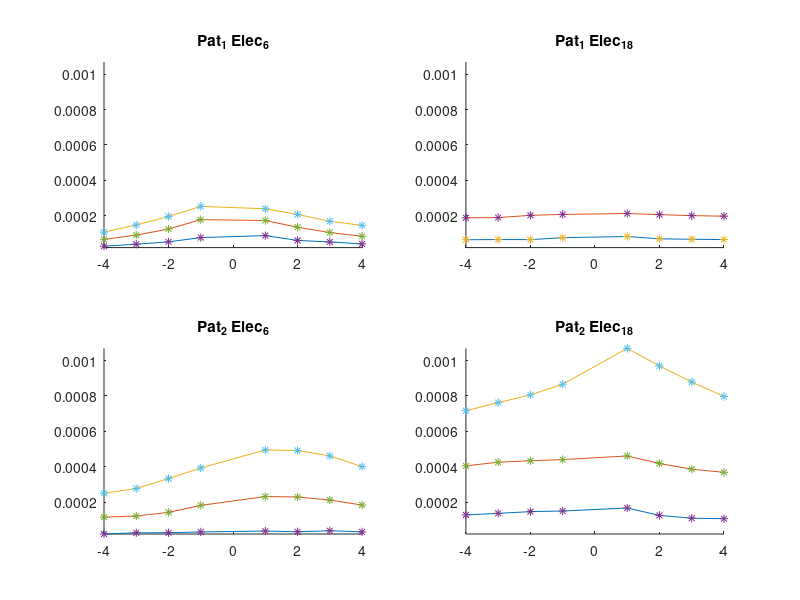
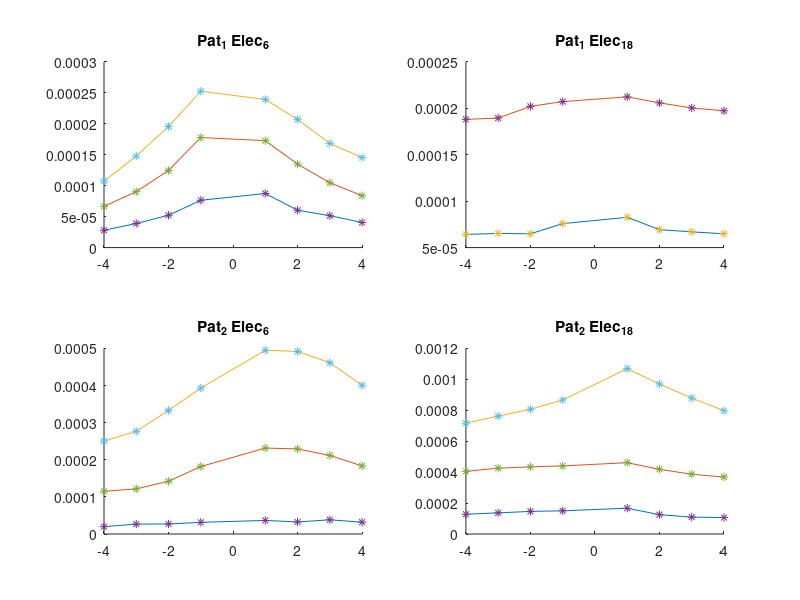

Source code (MATLAB) for these figures, in order:
close all


NRT_real_k_Rec_Elect = [4,      3,      2,      1,      -1,     -2,     -3,     -4];

%NRT elec 6 Patient 1
I_k_1_6 = [0.412654, 0.648135, 1.01799]*(-10^-3);            %CL=200; Conversion (10*(7/4))*100^(CL/255)
NRT_real_k_Amplitude_1_6 = [40.64,  51.57,  60.45,  87.43,  76.5,   52.25,  38.93,  28;   ...
                        83.88,  104.85, 134.9,  172.81, 177.94, 124.66, 90.5,   66.6; ...
                        145.49, 168.38, 207.31, 239.41, 252.73, 195.7,  147.88, 107.24]   *10^-6; %NRT ECAP Amplitude in V

%NRT elec 8 Patient 1
I_k_1_18 = [0.648135, 1.01799]*(-10^-3);            %CL=200; Conversion (10*(7/4))*100^(CL/255)
NRT_real_k_Amplitude_1_18 = [64.89,  66.94,  69.33,  82.65,  75.82,  64.89,  65.23,  64.21; ...
                        197.40, 200.48, 205.94, 212.43, 207.31, 202.18, 189.55, 188.18]   *10^-6; %NRT ECAP Amplitude in V
       

%NRT elec 6 Patient 2
I_k_2_6 = [0.412654, 0.648135, 1.01799]*(-10^-3);
NRT_real_k_Amplitude_2_6 = [31.76, 38.25, 32.45, 36.54, 31.42, 26.98, 26.64, 19.81; ...
                        183.4, 211.75, 229.16, 231.56, 181.69, 142.07, 121.58, 115.09; ...
                        400.61, 461.41, 491.8, 494.88, 393.1, 332.99, 276.64, 250.34]   *10^-6; 

%NRT elec 8 Patient 2
I_k_2_18 = [0.412654, 0.648135, 1.01799]*(-10^-3);
NRT_real_k_Amplitude_2_18 = [106.22, 109.29, 125, 166.67, 149.93, 146.17, 136.61, 127.73; ...
                        368.51, 386.27, 418.37, 461.06, 440.23, 434.08, 425.55, 405.05; ...
                        797.13, 878.76, 969.95, 1068.99, 866.46, 806.35, 762.3, 716.87]   *10^-6; 
                    
                    
yMax = max(max([NRT_real_k_Amplitude_1_6;NRT_real_k_Amplitude_1_18;NRT_real_k_Amplitude_2_6;NRT_real_k_Amplitude_2_18]));
yMin = min(min([NRT_real_k_Amplitude_1_6;NRT_real_k_Amplitude_1_18;NRT_real_k_Amplitude_2_6;NRT_real_k_Amplitude_2_18]));
                    
figure; subplot(2,2,1); hold on;
plot(NRT_real_k_Rec_Elect, NRT_real_k_Amplitude_1_6')
plot(NRT_real_k_Rec_Elect, NRT_real_k_Amplitude_1_6','*')  
title("Pat_1 Elec_6")
axis([-4,4,yMin,yMax])
subplot(2,2,2); hold on;
plot(NRT_real_k_Rec_Elect, NRT_real_k_Amplitude_1_18') 
plot(NRT_real_k_Rec_Elect, NRT_real_k_Amplitude_1_18','*')  
title("Pat_1 Elec_{18}")  
axis([-4,4,yMin,yMax])         
subplot(2,2,3); hold on;
plot(NRT_real_k_Rec_Elect, NRT_real_k_Amplitude_2_6') 
plot(NRT_real_k_Rec_Elect, NRT_real_k_Amplitude_2_6','*')    
title("Pat_2 Elec_6")   
axis([-4,4,yMin,yMax])      
subplot(2,2,4); hold on;
plot(NRT_real_k_Rec_Elect, NRT_real_k_Amplitude_2_18')
plot(NRT_real_k_Rec_Elect, NRT_real_k_Amplitude_2_18','*')
title("Pat_2 Elec_{18}")
axis([-4,4,yMin,yMax])

figure; subplot(2,2,1); hold on;
plot(NRT_real_k_Rec_Elect, NRT_real_k_Amplitude_1_6') 
plot(NRT_real_k_Rec_Elect, NRT_real_k_Amplitude_1_6','*')  
title("Pat_1 Elec_6")
subplot(2,2,2); hold on;
plot(NRT_real_k_Rec_Elect, NRT_real_k_Amplitude_1_18')  
plot(NRT_real_k_Rec_Elect, NRT_real_k_Amplitude_1_18','*')  
title("Pat_1 Elec_{18}")      
subplot(2,2,3); hold on;
plot(NRT_real_k_Rec_Elect, NRT_real_k_Amplitude_2_6')  
plot(NRT_real_k_Rec_Elect, NRT_real_k_Amplitude_2_6','*')    
title("Pat_2 Elec_6")    
subplot(2,2,4); hold on;
plot(NRT_real_k_Rec_Elect, NRT_real_k_Amplitude_2_18')
plot(NRT_real_k_Rec_Elect, NRT_real_k_Amplitude_2_18','*')  
title("Pat_2 Elec_{18}")